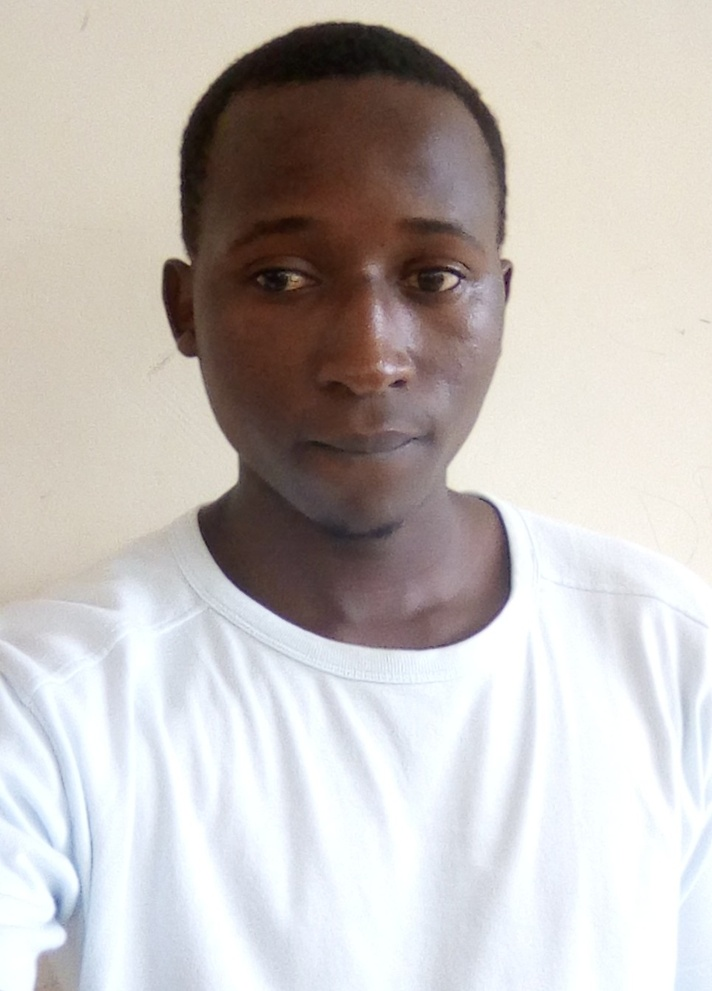
#> input picture image.jpg, 712 x 991 px, shrunk from 965 x 1342 before the run
$ python image.py
#> lines starting #> are read from the running program, lines starting #| are printed output that depends on the picture
import numpy as np
import imageio
import scipy.ndimage
import cv2

img="image.jpg"

#defining a function that converts the image to grayscale
def grayscale(rgb):
	return np.dot(rgb[...,:3],[0.299,0.587,0.114])

def dodge(front,back):
	result=front*255/(255-back)
	result[result>255]=255
	result[back==255]=255
	return result.astype('uint8')


s=imageio.imread(img)
#> s is the input picture: shape (991, 712, 3); mean R, G, B 196.3, 190.4, 187
g=grayscale(s)
#> in grayscale, `return np.dot(rgb[...,:3],[0.299,0.587,0.114])`:
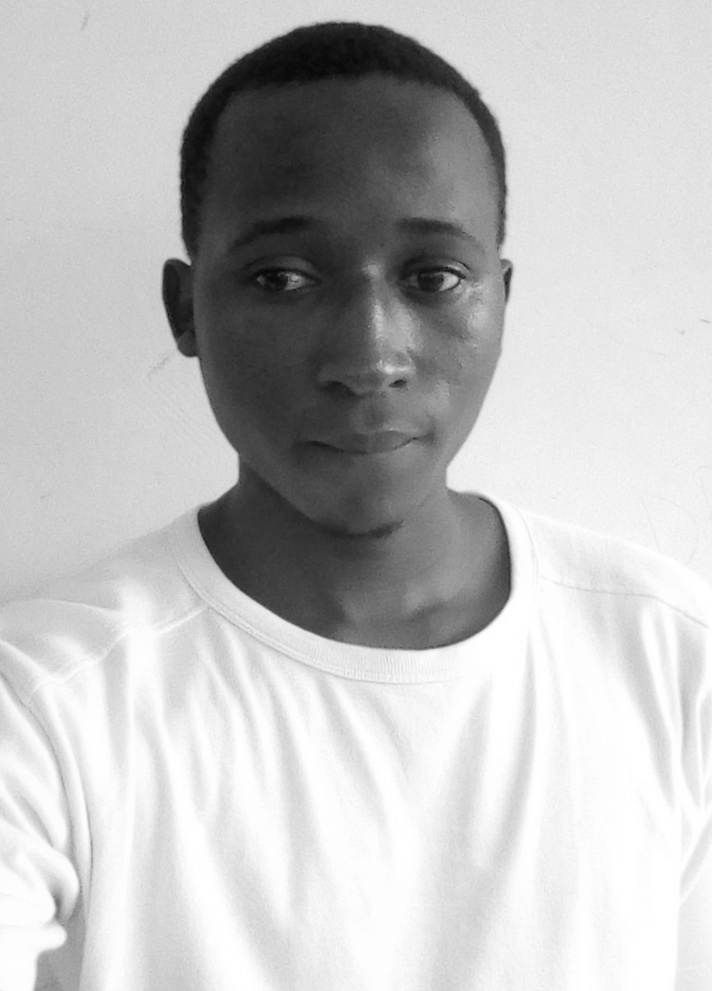
#> returned value: shape (991, 712) float64; min 5.95, max 255, mean 191.8
i=255-g
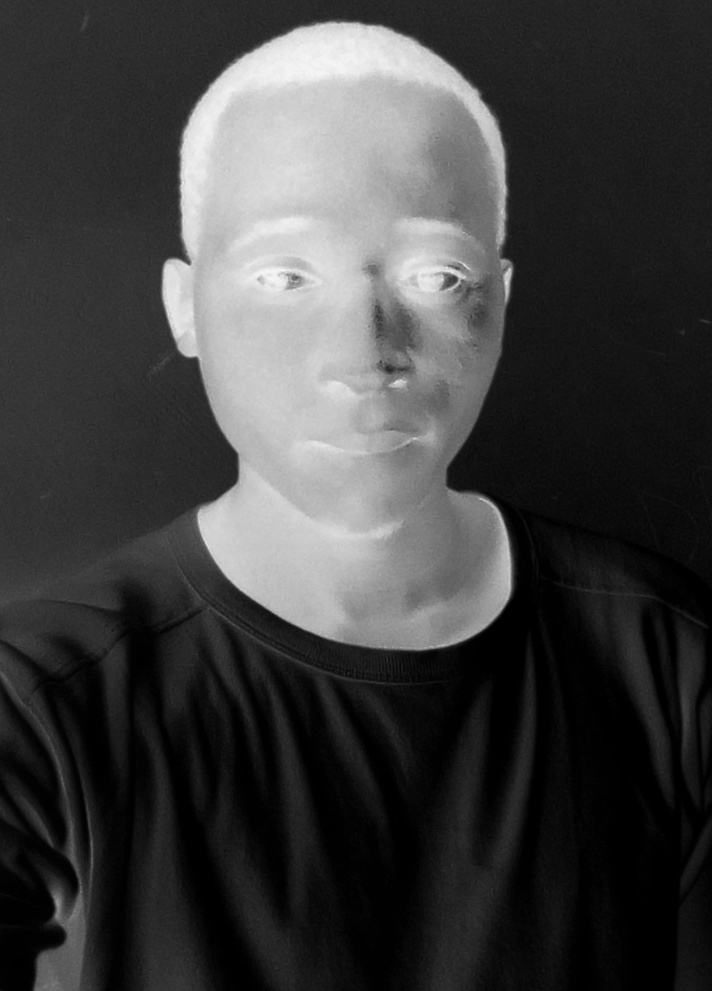
#> i: shape (991, 712) float64; min 0, max 249.1, mean 63.2

b=scipy.ndimage.filters.gaussian_filter(i,sigma=10)
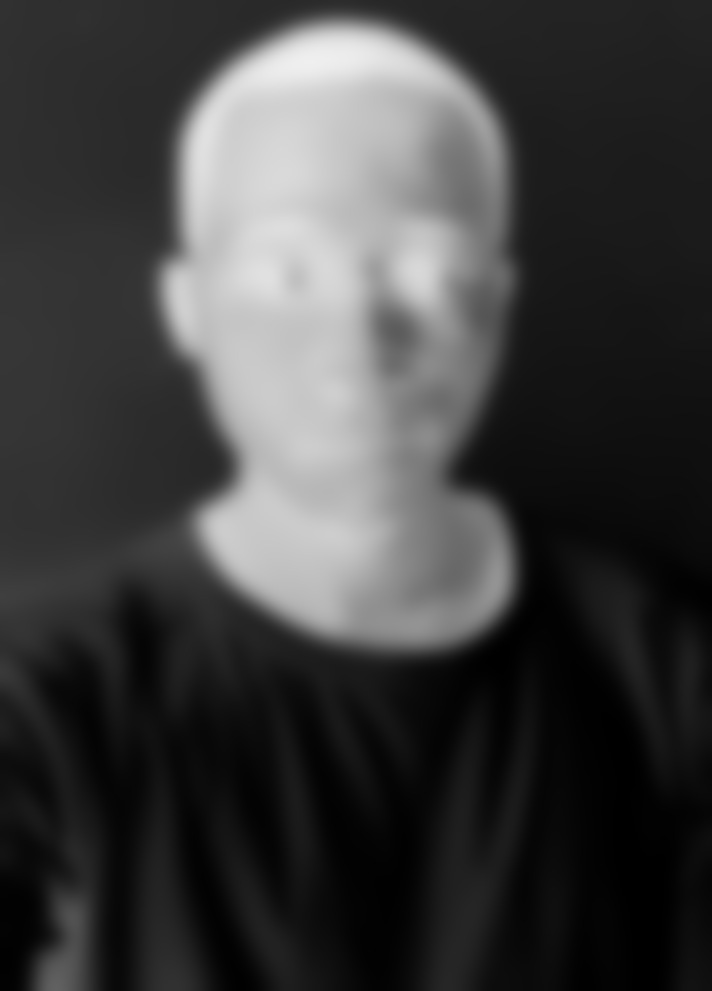
#> b: shape (991, 712) float64; min 0.104, max 239.2, mean 63.2
r=dodge(b,g)
#> in dodge, `result=front*255/(255-back)`:
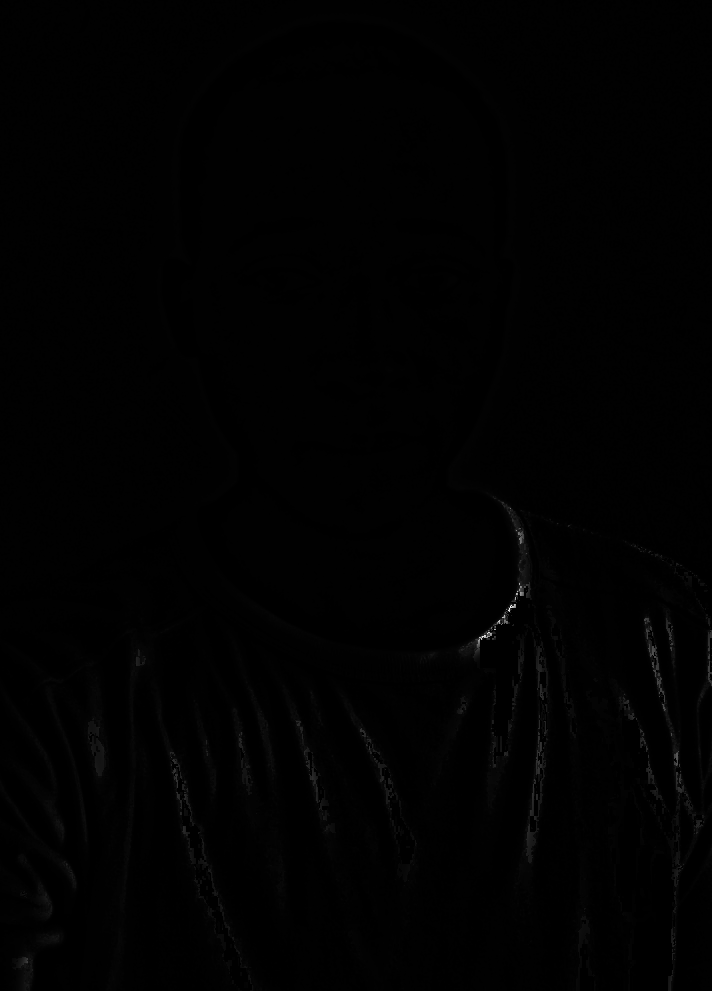
#> result: shape (991, 712) float64; 2.3% of the values are NaN or infinite; the others: min 30.95, max 55721.6, mean 399.1; drawn with min black, max white, NaN and infinite black
#> in dodge, `result[result>255]=255`:
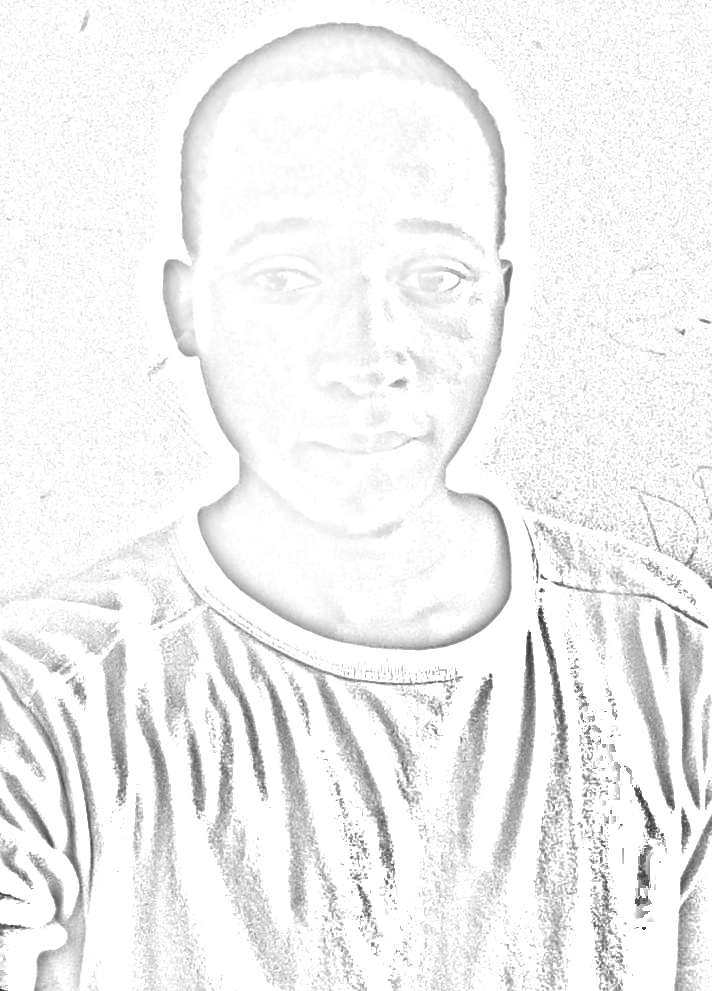
#> result: shape (991, 712) float64; min 30.95, max 255, mean 241.7

cv2.imwrite('sketch.png',r)

#It works despite of the zero error result
